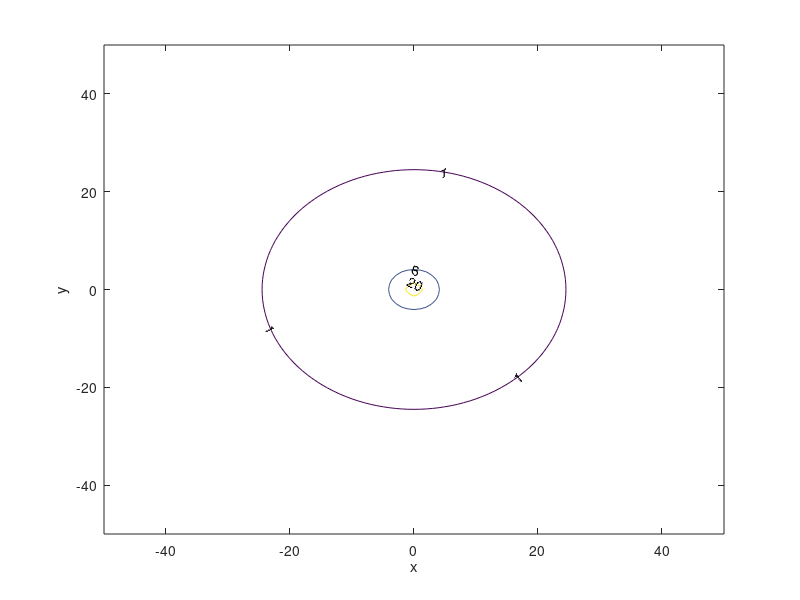

This chart was generated by the following MATLAB code:
close all
clear all
clc

x=-50:1:50;
y=-50:1:50;
[X, Y]=meshgrid(x, y);
Pt=10;
n=377;
R=sqrt((X).^2+(Y).^2);
E=abs(sqrt((n*Pt)./(2.*pi.*R.^2)));

figure
c = contour(X, Y, E, [1 6 20]);
xlabel('x');ylabel('y');clabel(c);